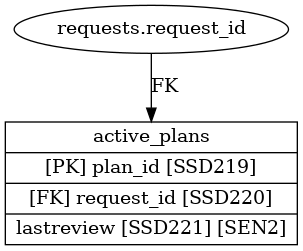
#> input picture docs/active_plans.png, 303 x 251 px, given as the content of the folder data/objects, which was not available
$ python generate_html_objects_spec.py
#> lines starting #> are read from the running program, lines starting #| are printed output that depends on the picture
import glob
import yaml
import base64
import subprocess
import datetime
from PIL import Image
import os


def resize_images(folder_path, target_width, quality=90):
#> called with folder_path = 'docs/erd_images/', target_width = 300, quality = 80
    for file_path in glob.glob(os.path.join(folder_path, '*.png')):
        img = Image.open(file_path)
#> img is the input picture: PIL image 303x251 RGBA; mean R, G, B, A 231.2, 231.2, 231.2, 254.4
        current_width, current_height = img.size
#> current_width = 303; current_height = 251
        target_height = int((current_height / current_width) * target_width)
#> target_height = 248
        resized_img = img.resize((target_width, target_height), resample=Image.LANCZOS)
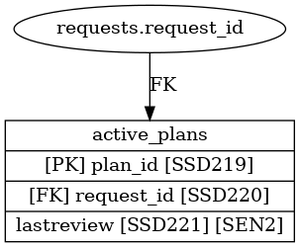
#> resized_img: PIL image 300x248 RGBA; mean R, G, B, A 229.7, 229.7, 229.7, 254.4; transparent parts drawn white
        resized_img.save(file_path, format='PNG', optimize=True, quality=quality)


# location of
root_folder = 'docs/'
erd_folder = root_folder+'erd_images/'
tools_folder = 'tools/'

# Calculate main image width
main_image_width = "calc(100% - 40px)"  # Adjust the padding as needed

# Sub-Image width (adjust as needed)
image_width = "300px"

# Define page title and intro text
page_title_str = "SSD Data Model Documentation"
page_intro_str = "Data Item and Entity Definitions published for iterative review. Objects/data fields capturing LA Childrens Services data towards 1a SSD."

repo_link_back_Str = "https://github.com/data-to-insight/ssd-data-model/blob/main/README.md"


# Generate HTML content
html_content = "<html><head><style>"
html_content += "table { border-collapse: collapse; width: 80%; margin: auto; }"
html_content += "th, td { text-align: left; padding: 8px; word-wrap: break-word; border: 1px solid #ddd; }"
html_content += "th { background-color: #f2f2f2; }"
html_content += "th.image-column { width: " + str(image_width) + "; }"
html_content += "th.field-ref-column { width: 100px; }"
html_content += "th.data-item-column { width: 30%; }"
html_content += "th.field-column { width: 20%; }"
html_content += "th.cms-column { width: 15%; }"
html_content += "th.categories-column { width: 15%; }"
html_content += "th.returns-column { width: 20%; }"
html_content += "</style></head><body>"
html_content += f"<h1>{page_title_str}</h1>"
html_content += f"<p>{page_intro_str}</p>"
html_content += f"<h3>Last updated: {datetime.datetime.now().strftime('%d-%m-%Y')}</h3>"

# Add Objects Overview section
html_content += "<h2>Objects Overview:</h2>"
html_content += "<div style='padding: 20px;'>"
html_content += f'<img src="ssd_erd.png" alt="Data Objects Overview" style="width: {main_image_width};">'
html_content += "</div>"

# Add Object Data Points Overview section
html_content += "<h2>Object Data Points Overview:</h2>"

# Read the YAML files
for file_path in glob.glob('data/objects/*.yml'):
    with open(file_path) as f:
        data = yaml.safe_load(f)
        nodes = data.get('nodes', [])
        if nodes:
            entity_name = nodes[0]['name']
            html_content += "<div>"
            html_content += f"<h2>Object name: {entity_name}</h2>"
            # html_content += "<div style='display: flex;'>" # (removed) flex img to fit...
            html_content += "<div style='text-align: center;'>"

            html_content += f'<img src="erd_images/{entity_name}.png" alt="{entity_name}" style="width: {image_width}; margin-right: 20px;">'
            html_content += "<table>"
            html_content += "<tr><th class='field-ref-column'>Field Ref</th><th class='data-item-column'>Data Item Name / Field</th><th class='field-column'>Field</th><th class='cms-column'>Exists in CMS</th><th class='categories-column'>Data Category Group(s)</th><th class='returns-column'>Returns</th></tr>"
            for field in nodes[0]['fields']:
                field_ref = field.get('field_ref', '')
                field_name = field['name']
                cms_data = ', '.join(field.get('cms', []))
                categories_data = ', '.join(field.get('categories', []))
                returns_data = ', '.join(field.get('returns', []))
                html_content += f"<tr><td>{field_ref}</td><td>{field_name}</td><td>{field_name}</td><td>{cms_data}</td><td>{categories_data}</td><td>{returns_data}</td></tr>"
            html_content += "</table>"
            html_content += "</div>"
            html_content += "</div>"

# Write HTML content to file
with open(root_folder+'index.html', 'w') as f:
    f.write(html_content)

# Run create_erd.py script to re-create the individual object diagram images
subprocess.run(['python3', tools_folder+'create_erd.py'])


# Resize & optimise images for web publishing.
# Other/above methods only reduce to width/size of longest text data on row(s)
resize_images(erd_folder, target_width=300, quality=80)         # each entity object
# resize_images(root_folder, target_width=3000, quality=100)    # overview erd image

$ run again, on docs/assessments.png
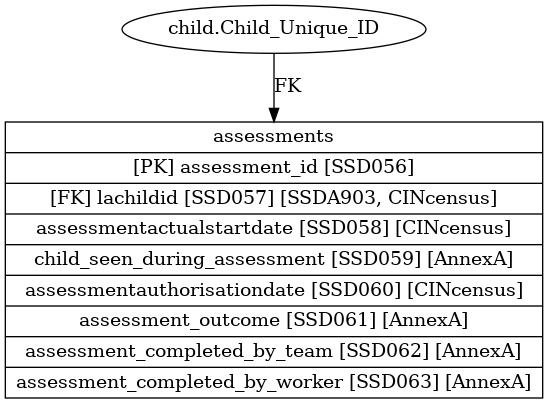
#> input picture docs/assessments.png, 548 x 404 px, given as the content of the folder data/objects, which was not available
#> in resize_images, img is the input picture: PIL image 548x404 RGB; min 0, max 255, mean 228.2
#> in resize_images, `resized_img = img.resize((target_width, target_height), resample=Image..`:
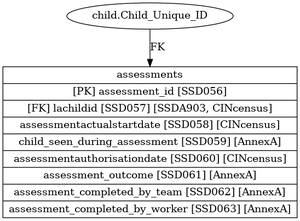
#> resized_img: PIL image 300x221 RGB; min 0, max 255, mean 225.5

$ run again, on docs/care_leavers.png
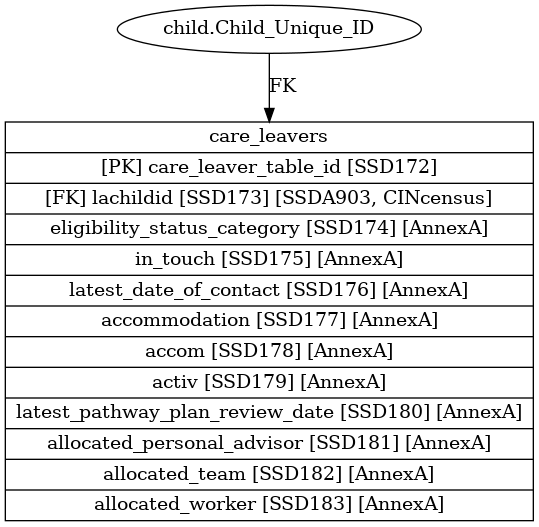
#> input picture docs/care_leavers.png, 539 x 527 px, given as the content of the folder data/objects, which was not available
#> in resize_images, img is the input picture: PIL image 539x527 RGBA; mean R, G, B, A 229, 229, 229, 254.7
#> in resize_images, `resized_img = img.resize((target_width, target_height), resample=Image..`:
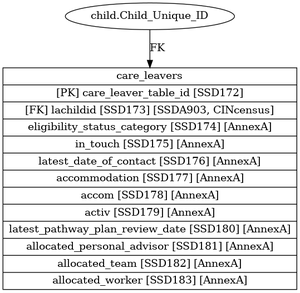
#> resized_img: PIL image 300x293 RGBA; mean R, G, B, A 226.2, 226.2, 226.2, 254.7; transparent parts drawn white

$ run again, on docs/care_plan.png
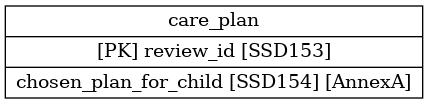
#> input picture docs/care_plan.png, 428 x 104 px, given as the content of the folder data/objects, which was not available
#> in resize_images, img is the input picture: PIL image 428x104 RGB; min 0, max 255, mean 226
#> in resize_images, `resized_img = img.resize((target_width, target_height), resample=Image..`:
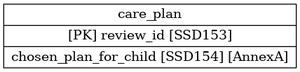
#> resized_img: PIL image 300x72 RGB; min 0, max 255, mean 223.8
